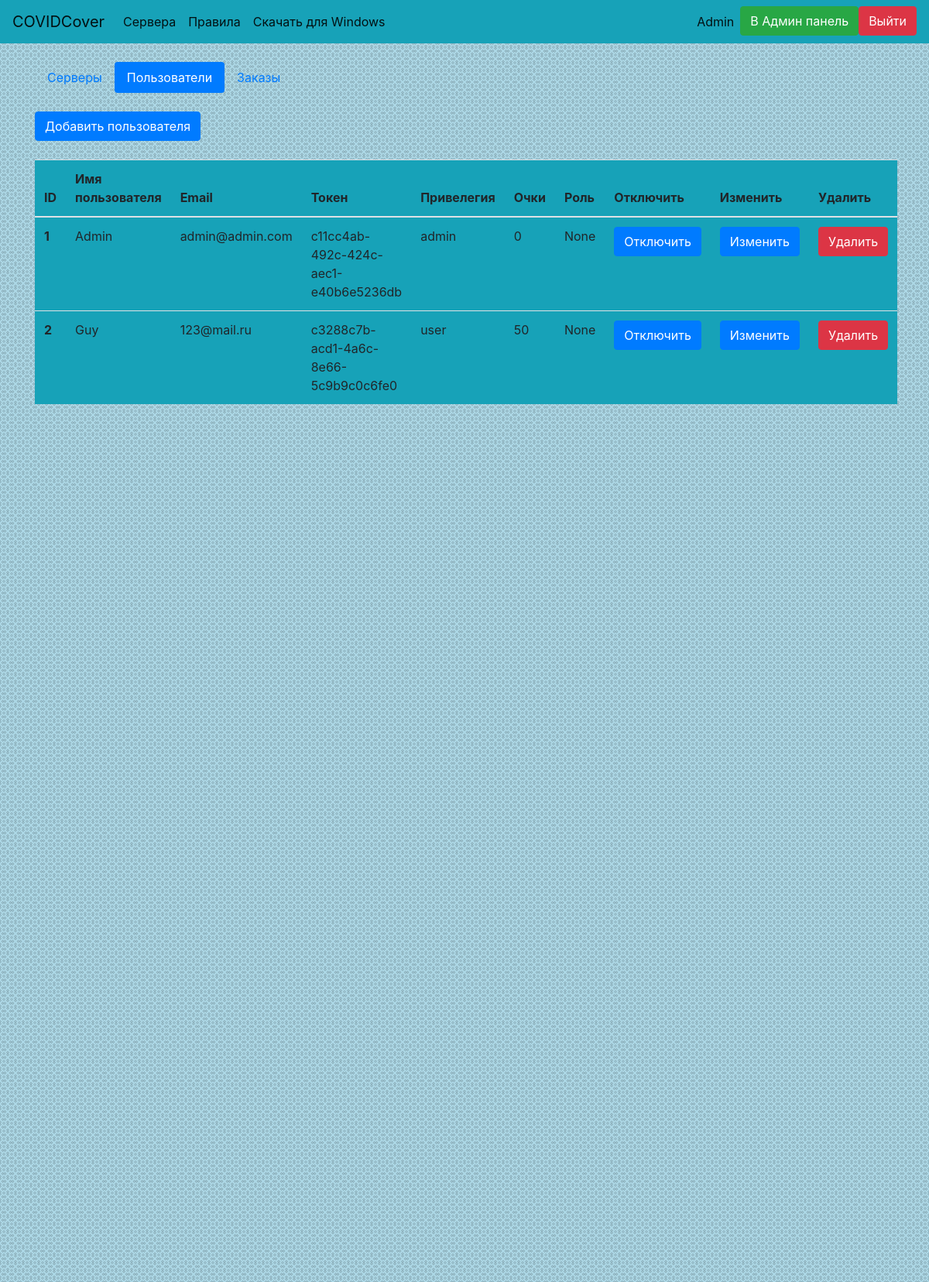
Page /admin/users (signed in) on the committed database.
### website/data/user.py (models this page shows, shortened)
class User(SqlAlchemyBase, UserMixin, SerializerMixin):
    __tablename__ = 'users'
    id = Column(Integer, primary_key=True, autoincrement=True, unique=True)
    email = Column(String, unique=True)
    username = Column(String, unique=True)
    hashed_password = Column(String, unique=False)
    token = Column(String, default=lambda: str(uuid4()), unique=True)
    privilege = Column(Integer, ForeignKey('privileges.id'), default=2, unique=False)
    order = relation('Order', back_populates='user')
    privilege_obj = relation('Privilege')
    score = Column(Integer, default=0, unique=False)
    role = Column(String, unique=False, default='', nullable=True)

### website/data/privilege.py (models this page shows)
class Privilege(SqlAlchemyBase, SerializerMixin):
    __tablename__ = 'privileges'
    id = Column(Integer, primary_key=True, autoincrement=True, unique=True)
    name = Column(String, unique=True)
    playable = Column(Boolean, default=1, unique=False)
    admin = Column(Boolean, default=0, unique=False)
    user = relation('User', back_populates='privilege_obj')

### website/admin_panel.py (the view)
@bp.route('/admin/users')
def admin_users():
    if not current_user.is_authenticated or not current_user.privilege_obj.admin:
        abort(404)
    session = create_session()
    users = session.query(User).all()
    return render_template('ad_users.html', title='Пользователи', users=users)

### website/data/db_session.py (called while the page is built)
def create_session():
    global __factory
    return __factory()

### website/main.py (called while the page is built)
@login_manager.user_loader
def load_user(user_id):
    session = create_session()
    return session.query(User).get(user_id)

### website/templates/ad_users.html
{% extends 'base.html'%}
{% block body %}
<ul class="nav nav-pills">
  <li class="nav-item">
    <a class="nav-link" href="/admin">Серверы</a>
  </li>
  <li class="nav-item">
    <a class="nav-link active" href="/admin/users">Пользователи</a>
  </li>
  <li class="nav-item">
    <a class="nav-link" href="/admin/orders">Заказы</a>
  </li>
</ul>
<br><a href="/admin/users/add" class="btn btn-primary">Добавить пользователя</a><br><br>
<div>
    <table class="table bg-info">
        <thead>
            <tr>
                <th scope="col">ID</th>
                <th scope="col">Имя пользователя</th>
                <th scope="col">Email</th>
                <th scope="col">Токен</th>
                <th scope="col">Привелегия</th>
                <th scope="col">Очки</th>
                <th scope="col">Роль</th>
                <th scope="col">Отключить</th>
                <th scope="col">Изменить</th>
                <th scope="col">Удалить</th>
            </tr>
        </thead>
    <tbody>
        {% for user in users %}
        <tr>
            <th scope="row">{{ user.id }}</th>
            <td>{{ user.username }}</td>
            <td>{{ user.email }}</td>
            <td>{{ user.token }}</td>
            <td>{{ user.privilege_obj.name }}</td>
            <td>{{ user.score }}</td>
            <td>{{ user.role }}</td>
            <td>
                <a class="btn btn-primary" href="/admin/users/disconnect?user={{ user.token }}">Отключить</a>
            </td>
            <td>
                <a class="btn btn-primary" href="/admin/users/edit?user={{ user.token }}">Изменить</a>
            </td>
            <td>
                <a class="btn btn-danger" href="/admin/users/delete?user={{ user.token }}">Удалить</a>
            </td>
        </tr>
        {% endfor %}
    </tbody>
    </table>
</div>
{% endblock %}

### website/templates/base.html (shortened to what this page needs)
<!DOCTYPE html>
<html lang="ru">
<head>
    <link rel="stylesheet" href="https://stackpath.bootstrapcdn.com/bootstrap/4.4.1/css/bootstrap.min.css">
    <link rel="stylesheet" href="/static/css/styles.css">
</head>
<body>
    <header>
<nav class="navbar navbar-expand-lg navbar-light bg-info">
  <a class="navbar-brand" href="/">COVIDCover</a>
  <div class="collapse navbar-collapse" id="navbarSupportedContent">
    <ul class="navbar-nav mr-auto">
      <li class="nav-item active">
        <a class="nav-link" href="/monitor_servers">Сервера</a>
      </li>
<li class="nav-item active">
        <a class="nav-link" href="/rules" role="button">Правила</a>
      </li>
        <li class="nav-item active">
        <a class="nav-link" href="/static/installer.exe" role="button">Скачать для Windows</a>
      </li>
    </ul>
    <ul class="navbar-nav">
    {% if current_user.is_authenticated %}
      <li class="nav-item active">
          <a class="nav-link disabled" href="/logout">{{ current_user.username }}</a>
      </li>
        {% if current_user.privilege == 1 %}
        <li class="nav-item active">
            <a class="btn btn-success" href="/admin">В Админ панель</a>
        </li>
        {% endif %}
        <li class="nav-item active">
          <a class="btn btn-danger" href="/logout">Выйти</a>
      </li>
          {% else %}
        <li class="nav-item">
            <a class="btn btn-primary " href="/register">Зарегистрироваться</a>
            <a class="btn btn-success" href="/login">Войти</a>
        </li>
    {% endif %}
    </ul>
  </div>
</nav>
    </header>
    <div class="bg">
    <main role="main" class="container">
        <br>
        {% block body %}{% endblock %}
    </main>
    </div>
</body>
</html>

### website/static/css/styles.css (style rules this page uses)
body, html { height: 100%; }
.bg { background-image: url("/static/img/fon.png"); height: 200%; background-position: center; background-repeat: repeat; }

### rows in the picture
User: username "Admin", id "1", email "admin@admin.com", token "c11cc4ab-492c-424c-aec1-e40b6e5236db", privilege_obj.name "admin", score "0", role "None"
User: id "2", username "Guy", email "123@mail.ru", token "c3288c7b-acd1-4a6c-8e66-5c9b9c0c6fe0", privilege_obj.name "user", score "50", role "None"
